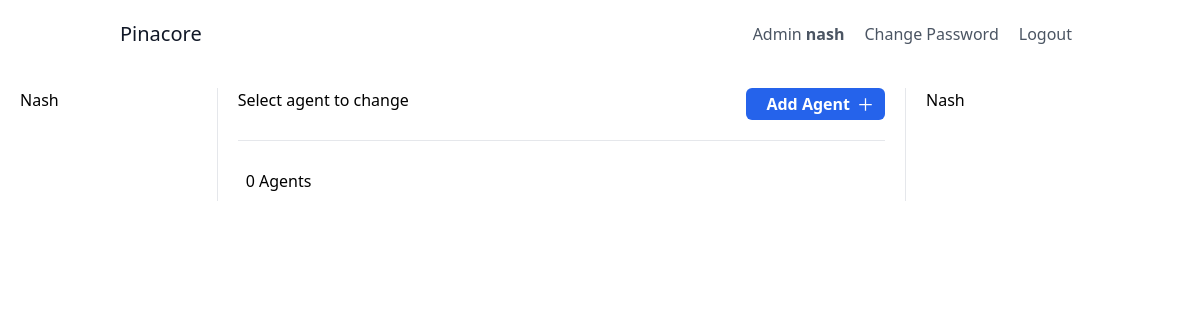
Page /administrator/ (signed in) on the earlier database version.
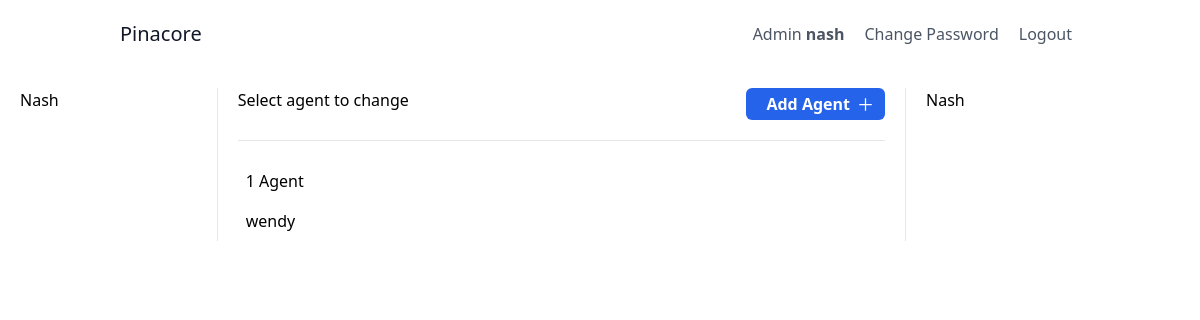
Same page on the later database version.
### app/models.py (models this page shows, shortened)
class Agent(models.Model):
    user = models.ForeignKey(User, on_delete=models.CASCADE, related_name="agent")

class User(AbstractUser):
    is_admin = models.BooleanField('admin', default=False)
    is_agent = models.BooleanField('agent', default=False)
    is_lead = models.BooleanField('lead', default=False)

### app/views.py (the view)
# urls.py: path('administrator/', views.administrator_index, name="administrator"),
@administrator_required
def administrator_index(request):
    agent_list = Agent.objects.all().order_by('-id')
    agent_list_count = agent_list.count()
    context = {'agent_list':agent_list, 'agent_list_count':agent_list_count}
    return render(request, "app/admin_index.html", context)

### app/templates/app/admin_index.html (shortened to what this page needs)
{% extends 'base.html' %}
{% block content %}
<div class="">
    <div class="grid grid-cols-12 gap-5">
        <div class="col-span-2 hidden md:block">Nash</div>
        <div class="col-span-10 lg:col-span-7 border-l pl-5">
            <div class="flex justify-between align-center mb-5">
                <span>Select agent to change</span>
                <a href="{% url 'add_agent' %}" class="bg-blue-600 text-white px-3 py-1 rounded-md flex items-center">
                    <span class="px-2 font-bold">Add Agent</span>
                    <svg fill="white" xmlns="http://www.w3.org/2000/svg" x="0px" y="0px" width="15" height="15"
                        viewBox="0 0 24 24">
                        <path fill-rule="evenodd"
                            d="M 11 2 L 11 11 L 2 11 L 2 13 L 11 13 L 11 22 L 13 22 L 13 13 L 22 13 L 22 11 L 13 11 L 13 2 Z">
                        </path>
                    </svg>
                </a>
            </div>
            <hr>
            <div class="mt-5">
                <ul>
                    <li class="p-2">
                        {% if agent_list_count == 1 %}
                        {{agent_list_count}} Agent
                        {% else %}
                        {{agent_list_count}} Agents
                        {% endif %}</li>
                    {% for agent in agent_list %}
                    <li class="p-2"><a href="">{{agent.user}}</a></li>
                    {% endfor %}
                </ul>
            </div>
        </div>
        <div class="col-span-3 border-l pl-5 hidden lg:block">Nash</div>
    </div>
</div>
{% endblock content %}

Differences in the rows shown:
added Agent: user "wendy"
Other differences:
{{ agent_list_count }}: (not shown) → "1"
{{ agent_list_count }}: "0" → (not shown)
text no longer shown: "Agents"
text now shown: "Agent"
